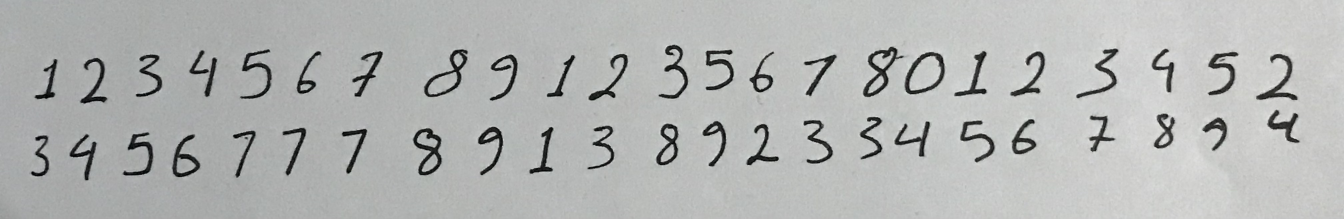
#> input picture datasets/digits/2.jpg, 4032 x 655 px (shown at 1/3 size)
$ jupyter execute --allow-errors NumberDetectionModel.ipynb   (older library calls are emulated)
#> lines starting #> are read from the running program, lines starting #| are printed output that depends on the picture; after the words box and inside, x2 and y2 are one past the last pixel; in counts of white or black regions, pixels touching at a corner belong together
[cell 1]
import matplotlib.pyplot as plt
import numpy as np
import pandas as pd
import seaborn as sns
from sklearn.svm import  SVC
from sklearn.datasets import fetch_openml
from sklearn.model_selection import train_test_split,GridSearchCV
from sklearn.preprocessing import StandardScaler
from sklearn.pipeline import Pipeline
from skimage.feature import hog
import cv2
import imutils
import joblib
import umap
from sklearn.decomposition import PCA

[cell 2]
def show_images(images,figure,titles=None):
    #This function is used to show image(s) with titles by sending an array of images and an array of associated titles.
    # images[0] will be drawn with the title titles[0] if exists
    # You aren't required to understand this function, use it as-is.
    n_ims = len(images)
    if titles is None: titles = ['(%d)' % i for i in range(1,n_ims + 1)]
    fig = plt.figure(figure)
    n = 1
    for image,title in zip(images,titles):
        a = fig.add_subplot(1,n_ims,n)
        if image.ndim == 2:
            plt.gray()
        plt.imshow(image)
        a.set_title(title)
        n += 1
    fig.set_size_inches(np.array(fig.get_size_inches()) * n_ims)

# [11 lines left out: function plot_embeddings, not called in this run]

[cell 3]
img = cv2.imread('../datasets/digits/2.jpg')
#> img is the input picture: shape (655, 4032, 3); mean B, G, R 179.1, 180.4, 178.7
vis_img = img.copy()
gray = cv2.cvtColor(img,cv2.COLOR_BGR2GRAY)
blur = cv2.GaussianBlur(gray,(5,5),0)
_,thresh =  cv2.threshold(blur, 150, 255,cv2.THRESH_BINARY_INV)
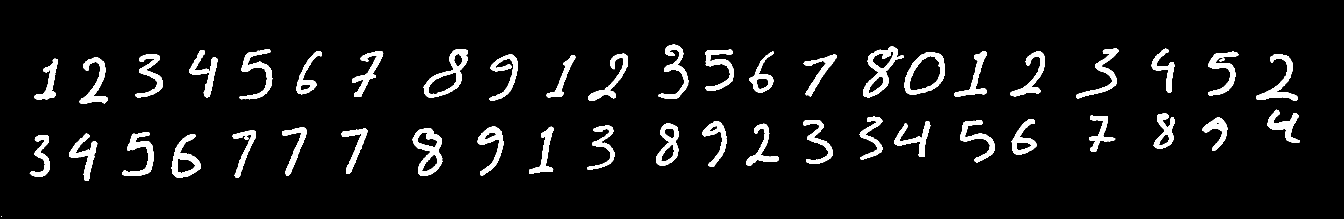
#> thresh: shape (655, 4032) (shown at 1/3 size); 6.4% white; 49 white regions (1 under 20 px)
print(thresh.shape)
#| (655, 4032)

plt.imshow(thresh)

[cell 4]
# find contours in the thresholded image, then initialize the
# digit contours lists
cnts = cv2.findContours(thresh.copy(), cv2.RETR_EXTERNAL,cv2.CHAIN_APPROX_SIMPLE)
#> cnts = 49 contours, 1 with area under 20; largest, box (x1, y1, x2, y2) and area: (2713, 156, 2835, 284) 11242, (1271, 147, 1404, 292) 8994, (2589, 140, 2712, 292) 8271, (1238, 384, 1327, 527) 8028, (515, 402, 602, 533) 5960
cnts = imutils.grab_contours(cnts)
digit_bb = []
# loop over the digit area candidates
for c in cnts:
	# compute the bounding box of the contour
	(x, y, w, h) = cv2.boundingRect(c)
	# if the contour is sufficiently large, it must be a digit
	if w >= 50 and (h >= 100 and h <= 800):
		digit_bb.append([x, y, w, h])
		cv2.drawContours(vis_img, [c], -1, (0, 255, 0), 15)
#> this loop made 49 passes
#> (x, y, w, h) on passes 2 to 13: (733, 410, 12, 10), (89, 405, 60, 125), (515, 402, 87, 131), (207, 401, 85, 142), (366, 396, 95, 132), (698, 391, 70, 143), (1024, 386, 78, 136), (1238, 384, 89, 143), (847, 383, 73, 145), (1587, 380, 74, 142), (1433, 380, 77, 147), (1762, 376, 82, 133)
#> (c, x, y, w, h) on pass 1: ([[3, 648], [3, 649], [4, 649]], 3, 648, 2, 2)
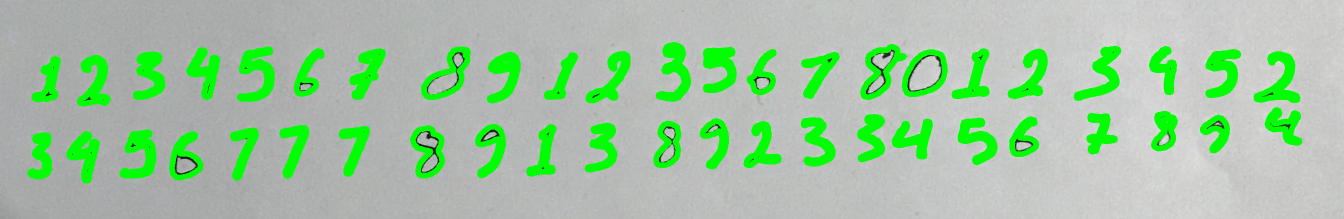
#> vis_img: shape (655, 4032, 3) (shown at 1/3 size); 13% of pixels changed, all inside (x1, y1, x2, y2) = (81, 126, 3907, 551)
#> after the loop, digit_bb = 46 items, first 6: [89, 405, 60, 125], [515, 402, 87, 131], [207, 401, 85, 142], [366, 396, 95, 132], [698, 391, 70, 143], [1024, 386, 78, 136]

plt.imshow(vis_img)

[cell 5]
digits = []
for bb in digit_bb:
    x,y,w,h = bb
    digits.append(gray[y:y+h,x:x+w])
#> this loop made 46 passes
#> after the loop, digits = 46 items

show_images(digits,0) #5 9 4 3 4 6 2
#> in show_images, `n_ims = len(images)`: n_ims = 46
#> the loop in show_images, `for image,title in zip(images,titles):` made 46 passes
#> title on passes 1 to 12: '(1)', '(2)', '(3)', '(4)', '(5)', '(6)', '(7)', '(8)', '(9)', '(10)', '(11)', '(12)'
#> after the loop in show_images, `for image,title in zip(images,titles):`: n = 47

$ run again, with datasets/digits/1.jpg copied over datasets/digits/2.jpg
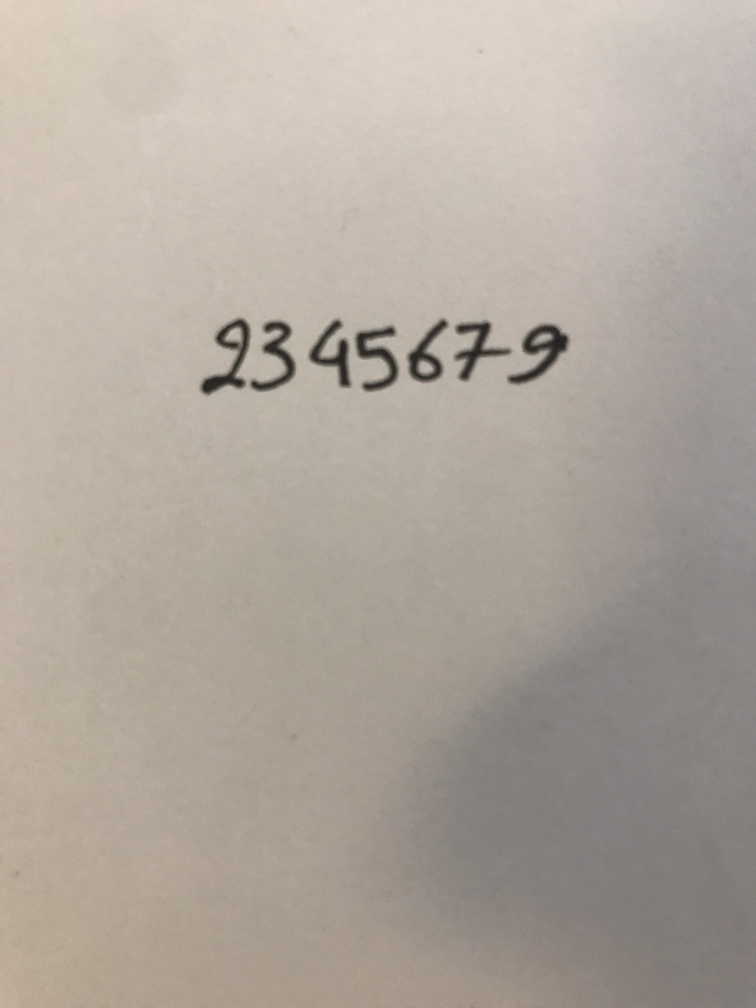
#> input picture datasets/digits/1.jpg, 3024 x 4032 px (shown at 1/4 size)
#> img is the input picture: shape (4032, 3024, 3); mean B, G, R 158, 167.4, 176.7
#> `_,thresh =  cv2.threshold(blur, 150, 255,cv2.THRESH_BINARY_INV)`:
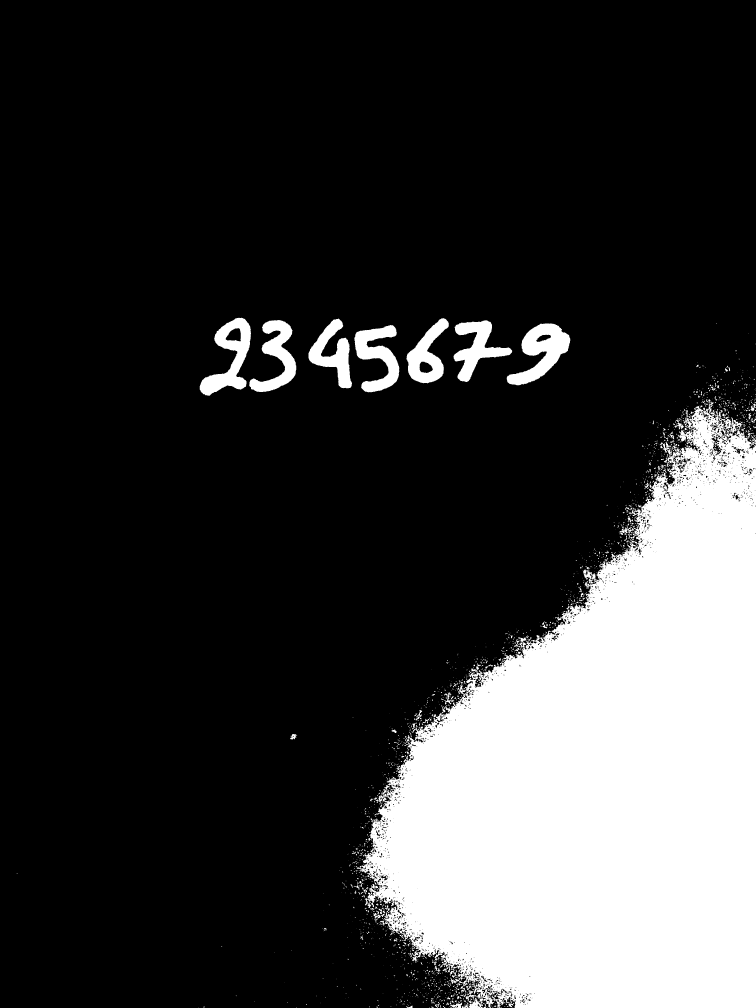
#> thresh: shape (4032, 3024) (shown at 1/4 size); 21.3% white; 1804 white regions (1414 under 20 px)
#| (4032, 3024)
#> cnts = 1781 contours, 1545 with area under 20; largest, box (x1, y1, x2, y2) and area: (1428, 1606, 3024, 4032) 2419035, (2027, 1294, 2281, 1541) 29482, (799, 1271, 1004, 1583) 28548, (1417, 1300, 1597, 1569) 23432, (1814, 1281, 2049, 1528) 22423
#> the loop `for c in cnts:` made 1781 passes
#> (x, y, w, h) on passes 1, 2, 10: (1982, 4031, 1, 1), (1800, 4031, 1, 1), (1802, 4029, 5, 3)
#> after the loop `for c in cnts:`: digit_bb = [[1417, 1300, 180, 269], [2027, 1294, 254, 247], [1814, 1281, 235, 247], [997, 1280, 188, 288], [1234, 1274, 174, 279], [1626, 1273, 169, 260], [799, 1271, 205, 312]]
#> the loop `for bb in digit_bb:` made 7 passes
#> after the loop `for bb in digit_bb:`: digits = 7 items
#> n_ims = 7
#> the loop in show_images, `for image,title in zip(images,titles):` made 7 passes
#> title on passes 1 to 7: '(1)', '(2)', '(3)', '(4)', '(5)', '(6)', '(7)'
#> after the loop in show_images, `for image,title in zip(images,titles):`: n = 8
